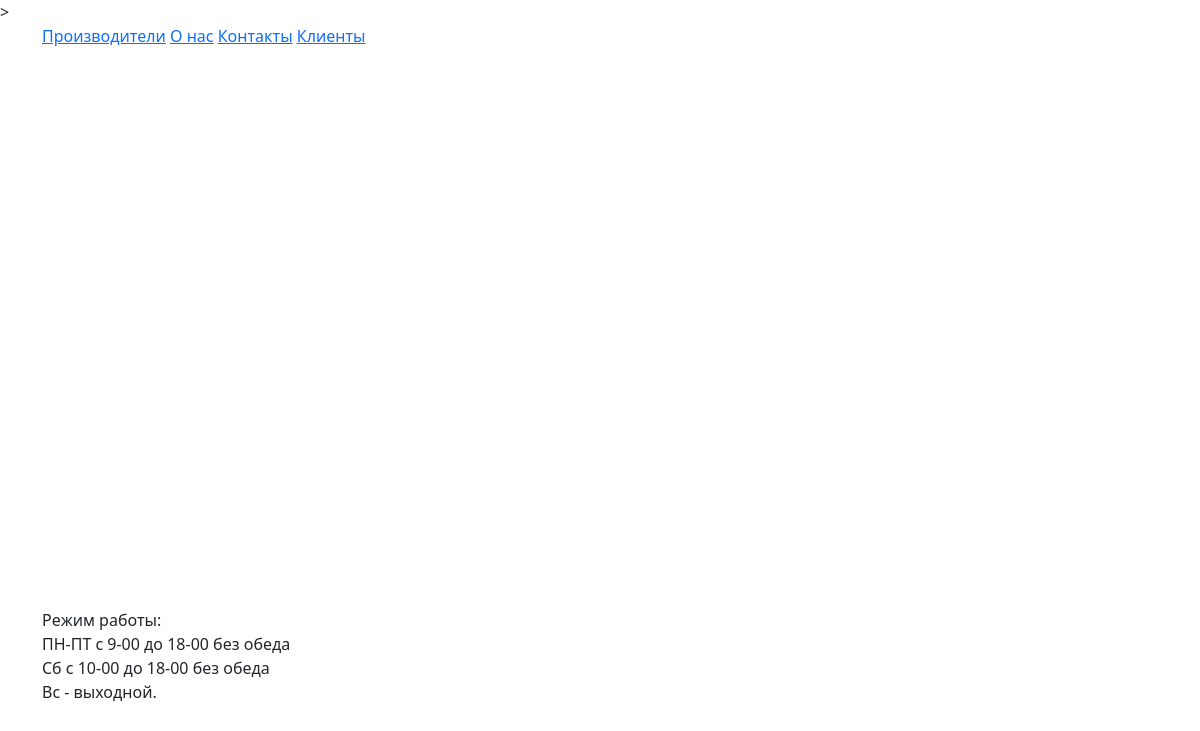
The page /clients/ on the database as committed earlier.
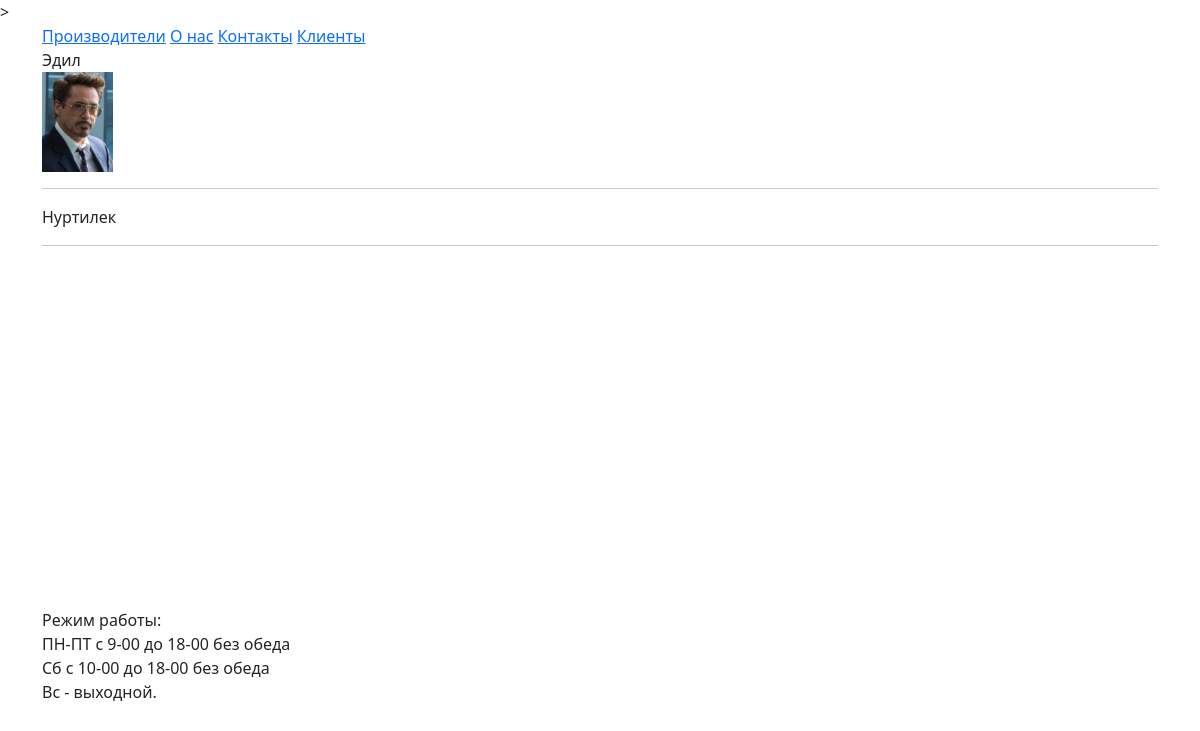
The same page on the database as committed later.
### clients/models.py (models this page shows)
class Client(models.Model):
    name = models.CharField(max_length=255)
    address = models.CharField(max_length=255, null=True, blank=True)
    is_active = models.BooleanField(default=True, verbose_name="Активный покупатель")
    botlle = models.IntegerField(default=1)
    photo = models.ImageField(
        verbose_name='Фото',
        upload_to='photos',
        null=True,
        blank=True
    )

### clients/views.py (the view)
# urls.py: path('clients/', client_list)
def client_list(request):
    context ={}
    context["clients"] = Client.objects.all()
    return render(request, 'clients.html', context)

### clients/templates/clients.html
{% extends 'base.html' %}
{% block page %}
    {% for client in clients %}
       <div>
        {{ client.name }}
        {% if client.photo %}
        <br>
        <img height="100px" src="{{ client.photo.url }}" >
        {% endif %}
       </div>
    <hr>
    {% endfor %}
{% endblock %}

### core/templates/base.html (shortened to what this page needs)
<!DOCTYPE html>
{% load static %}
<html>
<head>
    <link rel="stylesheet" href="https://stackpath.bootstrapcdn.com/bootstrap/5.0.0-alpha1/css/bootstrap.min.css">
    <link rel="stylesheet" href="{% static 'main.css'%}">
</head>
<body>
    <div class="container">
        <nav>
            <a href="/makers/">Производители</a>
            <a href="/about/">О нас</a>
            <a href="/contacts/">Контакты</a>
            <a href="/clients/">Клиенты</a>
        </nav>
        <div id="page">
            {% block page %}
            {% endblock %}
        </div>
        <footer>
            Режим работы:<br/>
            ПН-ПТ с 9-00 до 18-00 без обеда<br/>
            Сб с 10-00 до 18-00 без обеда<br/>
            Вс - выходной.
        </footer>
    </div>
</body>
</html>

### core/static/main.css (style rules this page uses)
#page { min-height: 70vh; }

Rows that differ between the two databases and show on the page:
added Client: name "Эдил", photo (picture)
added Client: name "Нуртилек"
